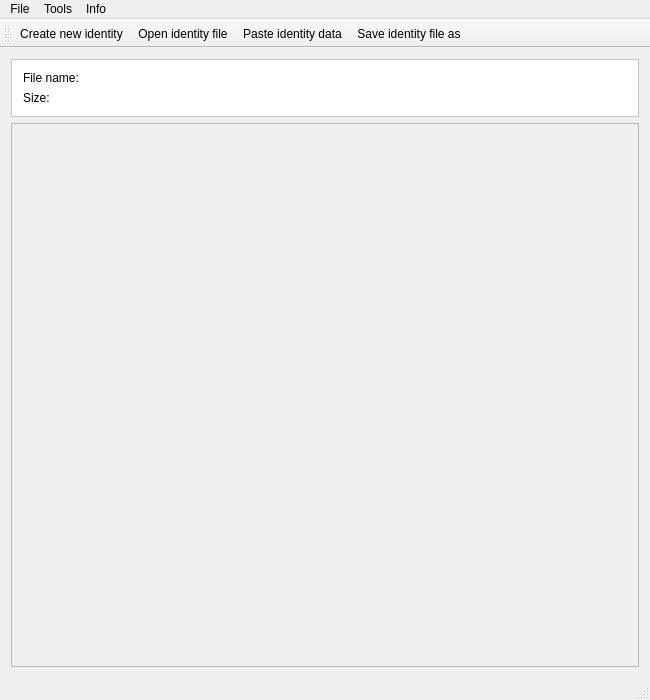
<?xml version="1.0" encoding="UTF-8"?>
<ui version="4.0">
 <class>MainWindow</class>
 <widget class="QMainWindow" name="MainWindow">
  <property name="geometry">
   <rect>
    <x>0</x>
    <y>0</y>
    <width>650</width>
    <height>700</height>
   </rect>
  </property>
  <property name="sizePolicy">
   <sizepolicy hsizetype="Preferred" vsizetype="Preferred">
    <horstretch>0</horstretch>
    <verstretch>0</verstretch>
   </sizepolicy>
  </property>
  <property name="minimumSize">
   <size>
    <width>650</width>
    <height>300</height>
   </size>
  </property>
  <property name="windowTitle">
   <string>IdTool - View and manipulate SQRL identities</string>
  </property>
  <property name="windowIcon">
   <iconset resource="res.qrc">
    <normaloff>:/res/img/IdTool_Icon.png</normaloff>:/res/img/IdTool_Icon.png</iconset>
  </property>
  <widget class="QWidget" name="centralWidget">
   <layout class="QVBoxLayout" name="verticalLayout">
    <item>
     <widget class="QFrame" name="headerFrame">
      <property name="styleSheet">
       <string notr="true">background: rgb(255, 255, 255)</string>
      </property>
      <property name="frameShape">
       <enum>QFrame::StyledPanel</enum>
      </property>
      <property name="frameShadow">
       <enum>QFrame::Raised</enum>
      </property>
      <layout class="QVBoxLayout" name="verticalLayout_2">
       <item>
        <layout class="QHBoxLayout" name="horizontalLayout_2">
         <property name="spacing">
          <number>6</number>
         </property>
         <property name="leftMargin">
          <number>0</number>
         </property>
         <property name="rightMargin">
          <number>0</number>
         </property>
         <item>
          <widget class="QLabel" name="labelFileNameHealine">
           <property name="maximumSize">
            <size>
             <width>100</width>
             <height>16777215</height>
            </size>
           </property>
           <property name="text">
            <string>File name:</string>
           </property>
          </widget>
         </item>
         <item>
          <widget class="QLabel" name="labelFileName">
           <property name="text">
            <string/>
           </property>
          </widget>
         </item>
        </layout>
       </item>
       <item>
        <layout class="QHBoxLayout" name="horizontalLayout">
         <property name="topMargin">
          <number>0</number>
         </property>
         <property name="rightMargin">
          <number>0</number>
         </property>
         <item>
          <widget class="QLabel" name="labelSizeHeadline">
           <property name="maximumSize">
            <size>
             <width>100</width>
             <height>16777215</height>
            </size>
           </property>
           <property name="text">
            <string>Size:</string>
           </property>
          </widget>
         </item>
         <item>
          <widget class="QLabel" name="labelSize">
           <property name="text">
            <string/>
           </property>
          </widget>
         </item>
        </layout>
       </item>
      </layout>
     </widget>
    </item>
    <item>
     <widget class="QScrollArea" name="scrollArea">
      <property name="sizePolicy">
       <sizepolicy hsizetype="Preferred" vsizetype="MinimumExpanding">
        <horstretch>0</horstretch>
        <verstretch>0</verstretch>
       </sizepolicy>
      </property>
      <property name="widgetResizable">
       <bool>true</bool>
      </property>
      <widget class="QWidget" name="scrollAreaWidgetContents">
       <property name="geometry">
        <rect>
         <x>0</x>
         <y>0</y>
         <width>630</width>
         <height>543</height>
        </rect>
       </property>
      </widget>
     </widget>
    </item>
   </layout>
  </widget>
  <widget class="QMenuBar" name="menuBar">
   <property name="geometry">
    <rect>
     <x>0</x>
     <y>0</y>
     <width>650</width>
     <height>21</height>
    </rect>
   </property>
   <widget class="QMenu" name="menuFile">
    <property name="title">
     <string>File</string>
    </property>
    <addaction name="actionCreateNewIdentity"/>
    <addaction name="actionOpenFile"/>
    <addaction name="actionPasteIdentityData"/>
    <addaction name="separator"/>
    <addaction name="actionSaveIdentityFileAs"/>
    <addaction name="separator"/>
    <addaction name="actionExit"/>
   </widget>
   <widget class="QMenu" name="menuInfo">
    <property name="title">
     <string>Info</string>
    </property>
    <addaction name="actionAbout"/>
   </widget>
   <widget class="QMenu" name="menuTools">
    <property name="title">
     <string>Tools</string>
    </property>
    <addaction name="actionBlockDesigner"/>
    <addaction name="separator"/>
    <addaction name="actionDecryptImkIlk"/>
    <addaction name="actionDecryptIuk"/>
    <addaction name="actionDecryptPreviousIuks"/>
    <addaction name="separator"/>
    <addaction name="actionCreateSiteKeys"/>
   </widget>
   <addaction name="menuFile"/>
   <addaction name="menuTools"/>
   <addaction name="menuInfo"/>
  </widget>
  <widget class="QToolBar" name="mainToolBar">
   <attribute name="toolBarArea">
    <enum>TopToolBarArea</enum>
   </attribute>
   <attribute name="toolBarBreak">
    <bool>false</bool>
   </attribute>
   <addaction name="actionCreateNewIdentity"/>
   <addaction name="actionOpenFile"/>
   <addaction name="actionPasteIdentityData"/>
   <addaction name="actionSaveIdentityFileAs"/>
  </widget>
  <widget class="QStatusBar" name="statusBar"/>
  <action name="actionOpenFile">
   <property name="icon">
    <iconset resource="res.qrc">
     <normaloff>:/res/img/OpenFile_16x.png</normaloff>:/res/img/OpenFile_16x.png</iconset>
   </property>
   <property name="text">
    <string>Open identity file</string>
   </property>
   <property name="shortcut">
    <string>Ctrl+O</string>
   </property>
  </action>
  <action name="actionPasteIdentityData">
   <property name="icon">
    <iconset resource="res.qrc">
     <normaloff>:/res/img/Paste_16x.png</normaloff>:/res/img/Paste_16x.png</iconset>
   </property>
   <property name="text">
    <string>Paste identity data</string>
   </property>
   <property name="shortcut">
    <string>Ctrl+Shift+V</string>
   </property>
  </action>
  <action name="actionAbout">
   <property name="icon">
    <iconset resource="res.qrc">
     <normaloff>:/res/img/About_16x.png</normaloff>:/res/img/About_16x.png</iconset>
   </property>
   <property name="text">
    <string>About</string>
   </property>
   <property name="shortcut">
    <string>Ctrl+I</string>
   </property>
  </action>
  <action name="actionSaveIdentityFileAs">
   <property name="icon">
    <iconset resource="res.qrc">
     <normaloff>:/res/img/SaveAs_16x.png</normaloff>:/res/img/SaveAs_16x.png</iconset>
   </property>
   <property name="text">
    <string>Save identity file as</string>
   </property>
   <property name="shortcut">
    <string>Ctrl+S</string>
   </property>
  </action>
  <action name="actionExit">
   <property name="icon">
    <iconset resource="res.qrc">
     <normaloff>:/res/img/Exit_16x.png</normaloff>:/res/img/Exit_16x.png</iconset>
   </property>
   <property name="text">
    <string>Exit</string>
   </property>
  </action>
  <action name="actionCreateNewIdentity">
   <property name="icon">
    <iconset resource="res.qrc">
     <normaloff>:/res/img/NewFile_16x.png</normaloff>:/res/img/NewFile_16x.png</iconset>
   </property>
   <property name="text">
    <string>Create new identity</string>
   </property>
   <property name="shortcut">
    <string>Ctrl+N</string>
   </property>
  </action>
  <action name="actionBlockDesigner">
   <property name="icon">
    <iconset resource="res.qrc">
     <normaloff>:/res/img/NewBlock_16x.png</normaloff>:/res/img/NewBlock_16x.png</iconset>
   </property>
   <property name="text">
    <string>Block designer</string>
   </property>
  </action>
  <action name="actionCreateSiteKeys">
   <property name="icon">
    <iconset resource="res.qrc">
     <normaloff>:/res/img/SiteKey_16x.png</normaloff>:/res/img/SiteKey_16x.png</iconset>
   </property>
   <property name="text">
    <string>Create site-specific keys</string>
   </property>
   <property name="toolTip">
    <string>Create site-specific keys</string>
   </property>
  </action>
  <action name="actionDecryptImkIlk">
   <property name="icon">
    <iconset resource="res.qrc">
     <normaloff>:/res/img/Key_16x.png</normaloff>:/res/img/Key_16x.png</iconset>
   </property>
   <property name="text">
    <string>Decrypt IMK and ILK (needs password)</string>
   </property>
   <property name="toolTip">
    <string>Decrypt IMK and ILK (needs password)</string>
   </property>
  </action>
  <action name="actionDecryptIuk">
   <property name="icon">
    <iconset resource="res.qrc">
     <normaloff>:/res/img/Key_16x.png</normaloff>:/res/img/Key_16x.png</iconset>
   </property>
   <property name="text">
    <string>Decrypt IUK (needs rescue code)</string>
   </property>
   <property name="toolTip">
    <string>Decrypt IUK (needs rescue code)</string>
   </property>
  </action>
  <action name="actionDecryptPreviousIuks">
   <property name="icon">
    <iconset resource="res.qrc">
     <normaloff>:/res/img/Key_16x.png</normaloff>:/res/img/Key_16x.png</iconset>
   </property>
   <property name="text">
    <string>Decrypt previous IUKs (needs password)</string>
   </property>
  </action>
 </widget>
 <layoutdefault spacing="6" margin="11"/>
 <resources>
  <include location="res.qrc"/>
 </resources>
 <connections/>
</ui>
